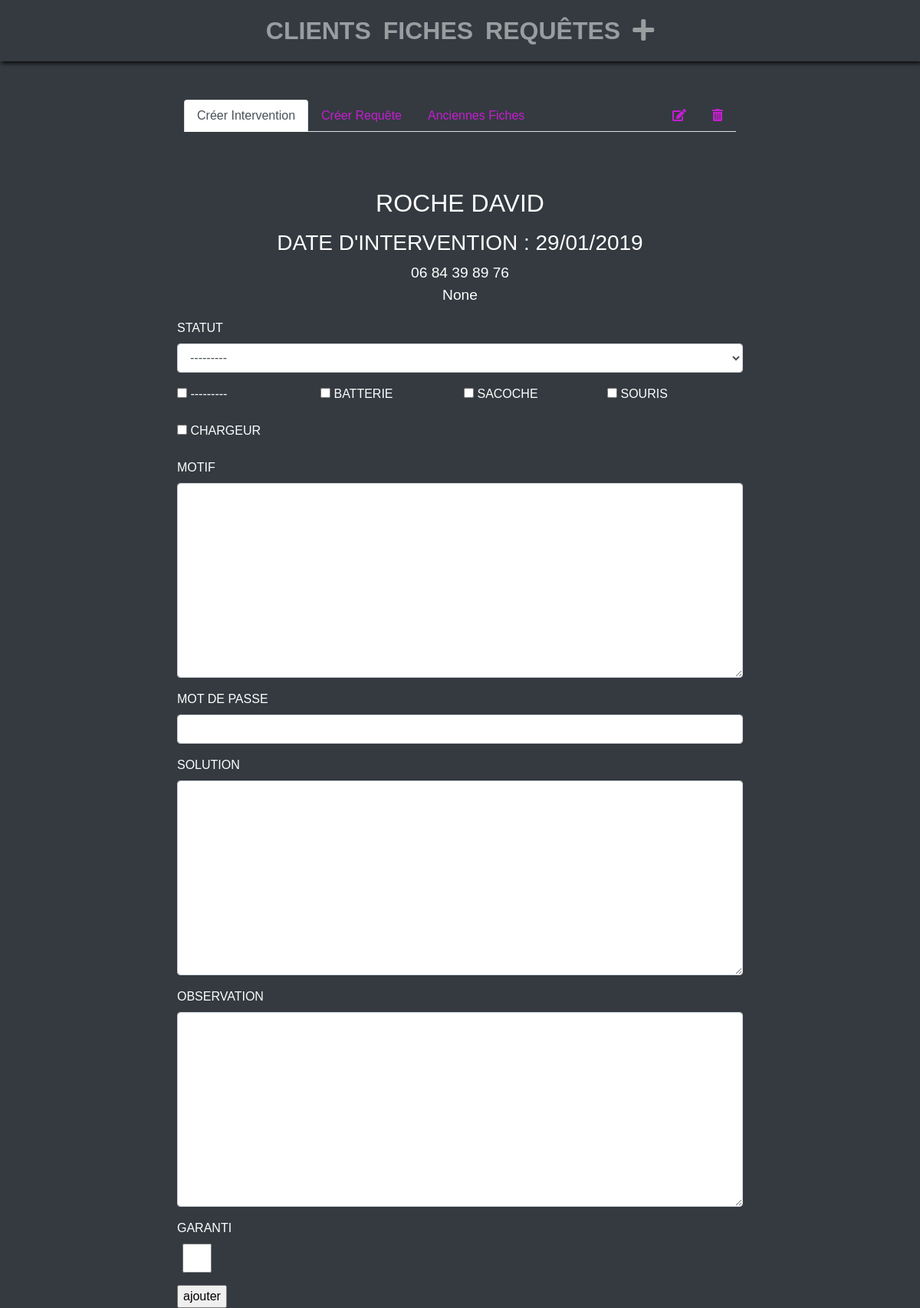
/customer/david/65/, run on the app's committed database.
### gestion_intervention/models.py (models this page shows, shortened)
class Customer(models.Model):
    first_name = models.CharField(max_length=50)
    last_name = models.CharField(max_length=50)
    slug = AutoSlugField(populate_from='first_name')
    email = models.EmailField(blank=True, null=True, unique=True)
    phone = models.CharField(max_length=70, null=False, blank=False)

### gestion_intervention/views.py (the view)
# urls.py: url(r'^customer/(?P<slug>[-\w]+)/(?P<pk>[-\w]+)/$', CustomerDetailView.as_view(),
class CustomerDetailView(DetailView):
    models = Customer
    def get_context_data(self, **kwargs):
        context = DetailView.get_context_data(self, **kwargs)
        today_date = datetime.now()
        context['date'] = today_date.strftime("%d/%m/%Y")
        context['sheet_form'] = SheetForm(initial={"customer" : self.object})
        context['request_form'] = RequestForm(initial={"customer" : self.object})
        context['sheets'] = Sheet.objects.filter(customer = self.object)
        context['requests'] = Request.objects.filter(customer = self.object)
        return context
    def get_queryset(self):
        return Customer.objects.all()

### gestion_intervention/form.py
class SheetForm(ModelForm):
    class Meta:
        model = Sheet
        fields = "__all__"
        success_url = "/"

class RequestForm(ModelForm):
    class Meta:
        model = Request
        fields = "__all__"
        success_url = "/"

### gestion_intervention/models.py (called while the page is built)
    def datepublished(self):
        return self.date.strftime('%d-%m-%Y')

### gestion_intervention/templates/gestion_intervention/customer_detail.html (shortened to what this page needs)
{% extends "gestion_intervention/base.html" %}
{% load widget_tweaks %}
{% block content %}
<div class="col-12 detail_customer">
    <ul class="nav nav-tabs" id="myTab" role="tablist">
        <li class="nav-item">
            <a class="nav-link active" id="create-sheet-tab" data-toggle="tab" href="#sheet" role="tab" aria-controls="sheet"
                aria-selected="true">Créer Intervention</a>
        </li>
        <li class="nav-item">
            <a class="nav-link" id="create-request-tab" data-toggle="tab" href="#request" role="tab" aria-controls="request"
                aria-selected="false">Créer Requête</a>
        </li>
        <li class="nav-item">
            <a class="nav-link" id="list-tab" data-toggle="tab" href="#list" role="tab" aria-controls="list"
                aria-selected="false">Anciennes Fiches</a>
        </li>
        <li class="nav-item ml-auto">
            <a class="nav-link" href="{% url 'customer-update' customer.slug customer.pk %}"><i class="fas fa-edit"></i></a>
        </li>
        <li class="nav-item">
            <a class="nav-link" data-toggle="modal" data-target="#exampleModal" href="#"><i class="fas fa-trash-alt"></i></a>
        </li>
    </ul>
    <div class="tab-content" id="myTabContent">
        <div class="tab-pane fade show active" id="sheet" role="tabpanel" aria-labelledby="create-sheet-tab">
            <div class="row">
                <div class="col-12">
                    <h2>{{customer.last_name}} {{customer.first_name}} </h2>
                    <h3>Date d'intervention : {{ date }}</h3>
                    <section class="head_sheet">
                        <p>{{customer.phone}} </p>
                        <p>{{customer.email}} </p>
                    </section>
                    <section>
                        <form action="{% url 'sheet-create' %}" method="post" enctype="multipart/form-data">
                            <div class="form-row">
                                <div class="form-group col-md-12">
                                    <label>statut</label>
                                    {{ sheet_form.statut|add_class:"form-control"}}
                                </div>
                                {% for value, text in sheet_form.other.field.choices %}
                                <div class="form-group col-md-3">
                                    <input id="id_other_{{ forloop.counter0 }}" name="{{ sheet_form.other.name }}" type="checkbox"
                                        value="{{ value }}">
                                    <label>{{ text }}</label>
                                </div>
                                {% endfor %}
                                <div class="form-group col-md-12">
                                    <label>Motif</label>
                                    {{ sheet_form.reason|add_class:"form-control"}}
                                </div>
                                <div class="form-group col-md-12">
                                    <label>Mot de passe</label>
                                    {{ sheet_form.password|add_class:"form-control"}}
                                </div>
                                <div class="form-group col-md-12">
                                    <label>Solution</label>
                                    {{ sheet_form.resolution|add_class:"form-control"}}
                                </div>
                                <div class="form-group col-md-12">
                                    <label>Observation</label>
                                    {{ sheet_form.comment|add_class:"form-control"}}
                                </div>
                                <div class="form-group col-md-1">
                                    <label>Garanti</label>
                                    {{ sheet_form.guarantee|add_class:"form-control"}}
                                </div>
                            </div>
                            <input type="submit" name="submit" value="ajouter" class="updateBtn">
                        </form>
                    </section>
                </div>
            </div>
        </div>
    </div>
</div>
{% endblock %}

### gestion_intervention/static/css/style.css (style rules this page uses)
body { background-color: #343A40; font-family: Arial, sans-serif; }
.col-12 { padding: 0; margin-top: 50px; color: white; }
.sheet_detail, .detail_customer { margin-top: 5rem; }
.sheet_detail a, .detail_customer a { color: #c71dd2; }
.sheet_detail ul, .detail_customer ul { width: 60%; margin: 0 auto 1.5rem auto; }
.sheet_detail h2, .detail_customer h2 { text-align: center; text-transform: uppercase; width: 100%; color: white; font-size: 2rem; margin-bottom: 1rem; }
.sheet_detail h3, .detail_customer h3 { text-align: center; text-transform: uppercase; }
.sheet_detail .head_sheet, .detail_customer .head_sheet { text-align: center; }
.sheet_detail .head_sheet p, .detail_customer .head_sheet p { margin-bottom: 0rem; font-size: 1.2rem; }
.sheet_detail section, .detail_customer section { width: 60%; margin: auto; }
.sheet_detail section label, .detail_customer section label { color: white; text-transform: uppercase; font-size: 1rem; }

### data on the page
Customer: last_name "ROCHE", first_name "DAVID", phone "06 84 39 89 76", email "None"

### other printed values
{{ date }} "29/01/2019"
{{ text }} "---------" "BATTERIE" "SACOCHE" "SOURIS" "CHARGEUR"
